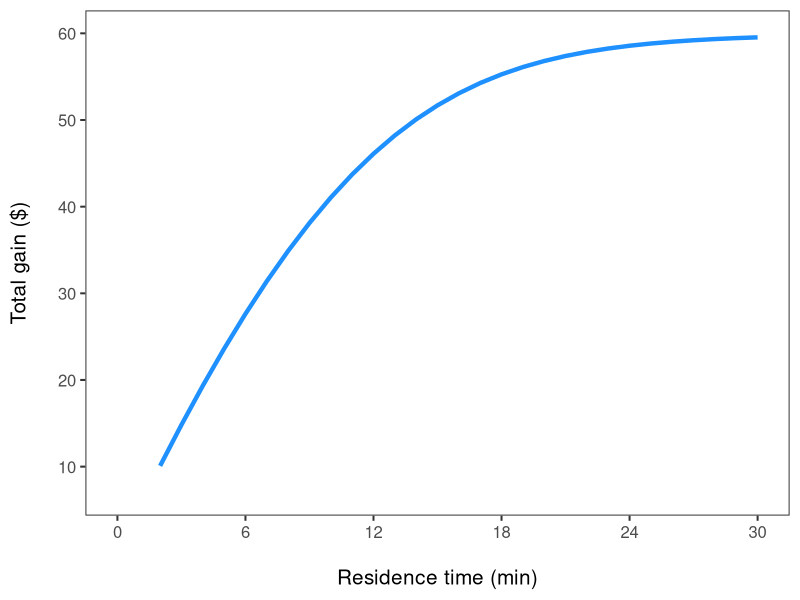
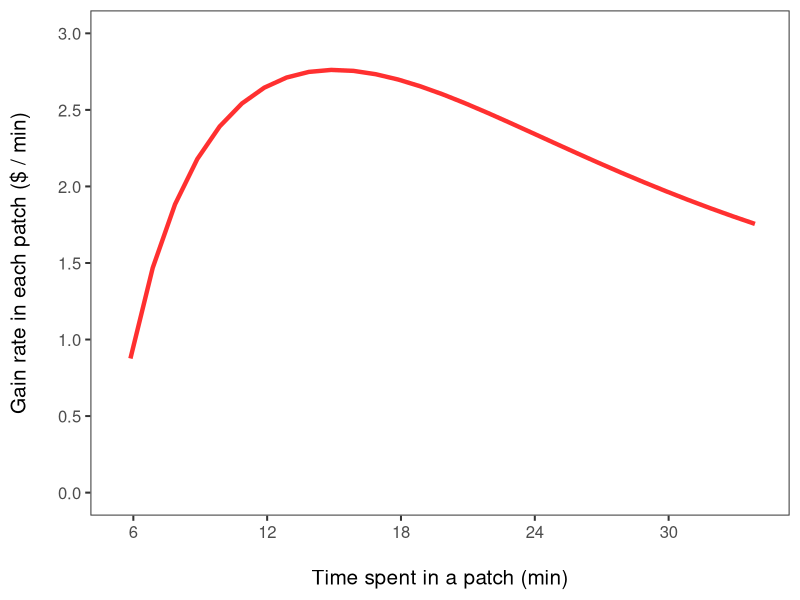

Source code (R) for these figures, in order:
## ---- chunk 1
knitr::opts_chunk$set(
  fig.align = "center",
  warning = FALSE,
  message = FALSE
)
## ---- chunk 2
Tf <- 30               # game duration
N_in_t0 <- 50          # total number of marbles at a given station at the beginning
N1_in_t0 <- 10         # marbles of type 1 at the beginning
N2_in_t0 <- N1_in_t0   # marbles of type 2 at the beginning

Nsubstrat <- N_in_t0 - (N1_in_t0 + N2_in_t0)

lambda_in <- (60 / 10) # searching rate when not handling (marbles that can be drawn / min)
h1_in <- (10 / 60)     # handling time resource type 1 (min / marble)
h2_in <- (10 / 60)     # handling time resource type 2 (min / marble)

e1_in <- 5            # $ gained by consuming a resource of type 1 ($ / marble)
e2_in <- 1            # $ gained by consuming a resource of type 2 ($ / marble)
p1_in <- 1             # if marble of type 1 are taken, p = 1; 0 otherwise
p2_in <- 1             # if marble of type 2 are taken, p = 1; 0 otherwise
## ---- chunk 3
E_in_t0 <- ((lambda_in * (N1_in_t0 / N_in_t0) * e1_in * p1_in) +
            (lambda_in * (N2_in_t0 / N_in_t0) * e2_in * p2_in)) /
            (1 + (lambda_in * (N1_in_t0 / N_in_t0) * h1_in * p1_in) +
            (lambda_in * (N2_in_t0 / N_in_t0) * h2_in * p2_in))


cons1_in_T0 <- (lambda_in * (N1_in_t0 / N_in_t0) * p1_in) /
               (1 + (lambda_in * (N1_in_t0 / N_in_t0) * h1_in * p1_in) +
               (lambda_in * (N2_in_t0 / N_in_t0) * h2_in * p2_in))


cons2_in_T0 <- (lambda_in * (N2_in_t0 / N_in_t0) * p2_in) /
               (1 + (lambda_in * (N1_in_t0 / N_in_t0) * h1_in * p1_in) +
               (lambda_in * (N2_in_t0 / N_in_t0) * h2_in * p2_in))
## ---- chunk 4
E_in_t <- E_in_t0
#cumE_in_t <- E_in_t0
N1_in_t <- N1_in_t0
N2_in_t <- N2_in_t0
N_in_t <- N_in_t0
vN1_in_t <- numeric()
vN2_in_t <- numeric()
vN_in_t <- numeric()
vE_in_t <- numeric()
vnum <- numeric()
vdenom <- numeric()
## ---- chunk 5

for (i in 1:(Tf - 1)) {

  N1_in_t <- N1_in_t -
            ((lambda_in * (N1_in_t / N_in_t) * p1_in) /
             (1 + (lambda_in * (N1_in_t / N_in_t) * h1_in * p1_in) +
             (lambda_in * (N2_in_t / N_in_t) * h2_in * p2_in))
            )

  N2_in_t <- N2_in_t -
             ((lambda_in * (N2_in_t / N_in_t) * p2_in) /
              (1 + (lambda_in * (N1_in_t / N_in_t) * h1_in * p1_in) +
              (lambda_in * (N2_in_t / N_in_t) * h2_in * p2_in))
             )

  #E_in_t <- ((lambda_in * (N1_in_t / N_in_t) * e1_in * p1_in) +
  #           (lambda_in * (N2_in_t / N_in_t) * e2_in * p2_in)
  #          ) /
  #          (1 + (lambda_in * (N1_in_t / N_in_t) * h1_in * p1_in) +
  #           (lambda_in * (N2_in_t / N_in_t) * h2_in * p2_in)
  #          )

  N_in_t <- N1_in_t + N2_in_t + Nsubstrat

  num  <- (lambda_in * (N1_in_t / N_in_t) * e1_in * p1_in) +
          (lambda_in * (N2_in_t / N_in_t) * e2_in * p2_in)

  denom <- 1 +
           (lambda_in * (N1_in_t / N_in_t) * h1_in * p1_in) +
           (lambda_in * (N2_in_t / N_in_t) * h2_in * p2_in)

  vN1_in_t[i] <- (N1_in_t)
  vN2_in_t[i] <- (N2_in_t)
  vN_in_t[i] <- (N_in_t)
  #vE_in_t[i] <- (E_in_t)

  vnum[i] <- (num)
  vdenom[i] <- (denom)

}
## ---- chunk 6

# Extract parameters
E_in <- vnum / vdenom             # rate of $ collection
E_in1 <- append((E_in_t0), E_in)

totgain_temp <- cumsum(E_in1)     # gain function (for each min)
totgain <- totgain_temp[1:Tf]     # gain function only during Tf

Residencytime <- 1:Tf

# Plot
library(ggplot2)
dat <- data.frame(x = Residencytime, y = totgain)

ggplot(data = dat, aes(x = x, y = y)) +
    geom_line(linewidth = 1.5, color = "dodgerblue") +
    xlab("\nResidence time (min)") +
    ylab("Total gain ($)\n") +
    scale_x_continuous(breaks = seq(0, 30, 6), limits = c(0, 30)) +
    scale_y_continuous(breaks = seq(0, 60, 10), limits = c(7, 60)) +
    theme_bw(base_size = 15) +
    theme(panel.grid = element_blank())
## ---- chunk 7
a <- 30 * 23       # area search rate (m2 / min) (i.e. width * speed)
N1 <- 100 / 112000 # path density  (patches / m2) (i.e., 100 patches in about 120 000 m2)
#N2 <- N1          # density of patch type 2  (patches / m2) (not considered in the game)
mus <- 0.5         # survival probability when travelling between patches
muh <- mus         # survival probability when at a patch (i.e. when handling marbles)
mur <- .9          # survival probability when in refuge
#p1 <- 1
#p2 <- 0           # p2 always 0 because only one type of resource patches

hx <- 1:Tf         # h: min spent in a patch handing marbles
## ---- chunk 8
# encounter (patch/min) * handling a patch (min/patch)
Trx <- 1:Tf
hpatcha <- c(rep(hx, times = length(Trx)))
totgain1 <- c(rep(totgain, times = length(Trx)))
Tr <- c(rep(Trx, each = length(hx)))
## ---- chunk 9
Alldata1 <- matrix(c(Tr, hpatcha, totgain1), nrow = (length(Tr)), ncol = 3)
colnames(Alldata1) <- c("Tr", "hpatch", "e_intra")

# Encounter rate (m2 / min * patch / m2 = patch / min) with patch of type 1
# (only this type present)
lambdaAll1 <- a * N1

# Expected number of minutes needed to encounter the next patch
Timepatch_enc1 <- 1 / lambdaAll1

# time spent in each patch + time to the next patch
timeto_search_handl1 <- Timepatch_enc1 + hpatcha

# total no of patches visited during Tf
tot_patch_process_during_Tf <- (Tf - Tr) / timeto_search_handl1
Num_patches <- tot_patch_process_during_Tf

# modulo to get min remaining
remaining <- (Tf - Tr) %% timeto_search_handl1
# if +, then can consume the last patch completely
# i.e. 2.7 patches --> 3 patches completely consumed
diff1 <- remaining - hpatcha

# number of patches fully handled
nb_patch_fullyhandl <- ifelse(
    diff1 < 0,
    floor(Num_patches), ceiling(Num_patches)
)

# gain in the last patch is not fully handled
bbbb <- ifelse(diff1 < 0, totgain_temp[remaining], 0)
# search time at the end. =0 if last patch not fully consumed, remaining otherwise
cccc <- ifelse(diff1 < 0, 0, diff1)
# time spent handling last patch if only partially consumed
dddd <- ifelse(diff1 < 0, remaining, 0)

gain_duringTf <- (nb_patch_fullyhandl * totgain1) + bbbb
Ts_inter <- (Timepatch_enc1 * (floor(Num_patches))) + cccc # assume that consumer starts in a patch
Th1 <- (hpatcha * nb_patch_fullyhandl) + dddd

# overall survival probability, given the time spent in different behaviours
# (searching, handling marbles at a station, waiting in a refuge)
mu <- ((Ts_inter * mus + Th1 * muh + Tr * mur) / Tf)

# Expected long term gain rate, given probability of survival
Eall1 <- gain_duringTf * mu

loc1 <- which(Eall1 == max(Eall1))

zz <- matrix(
    c(
     Eall1, gain_duringTf, mu,
     hpatcha, nb_patch_fullyhandl,
     Ts_inter, Th1, Tr
    ),
    ncol = 8
)
colnames(zz) <- c(
    "Eall", "E", "mu", "h",
    "NbPatch_consumed",
    "Ts", "Th", "Tr"
)

## ---- chunk 10

# Extract model parameters
timex <- 1:length(totgain_temp)
timex <- timex + Ts_inter[loc1]
gain <- totgain_temp / timex
#gain2 <- Eall1/timex #plot(timex, gain)

dat <- data.frame(x = timex, y = gain)

# library(ggplot2)
ggplot(data = dat, aes(x = x, y = y)) +
    geom_line(linewidth = 1.5, color = "firebrick1") +
    xlab("\nTime spent in a patch (min)") +
    ylab("Gain rate in each patch ($ / min)\n") +
    scale_x_continuous(breaks = seq(0, 30, 6), limits = c(5.5, 34)) +
    scale_y_continuous(breaks = seq(0, 3, 0.5), limits = c(0, 3)) +
    theme_bw(base_size = 15) +
    theme(panel.grid = element_blank())
## ---- chunk 11
# Long-term expected gain, overall risk, handling rate
# number of stations fully consumed
# time spent searching, handling, in refuge
Value_given_optimal_behaviour <- c(
    Eall1[loc1], gain_duringTf[loc1],
    mu[loc1], hpatcha[loc1], nb_patch_fullyhandl[loc1],
    Ts_inter[loc1], Th1[loc1], Tr[loc1]
)

Value_given_optimal_behaviour <- round(
  Value_given_optimal_behaviour, digits = 2
)

# Long-term expected gain, overall risk, handling rate
# number of stations fully consumed
# time spent searching, handling, in refuge
Variable <- c(
  "Realized gain ($)", "gain_no_pred",
  "Overall survival probability", "Patch resience time (min)",
  "nb of patches fully handled", "Total time searching patches (min)",
  "Total time in patches (min)", "Total time in refuge (min)"
)

c <- data.frame(Variable = Variable, Value = Value_given_optimal_behaviour)

c

